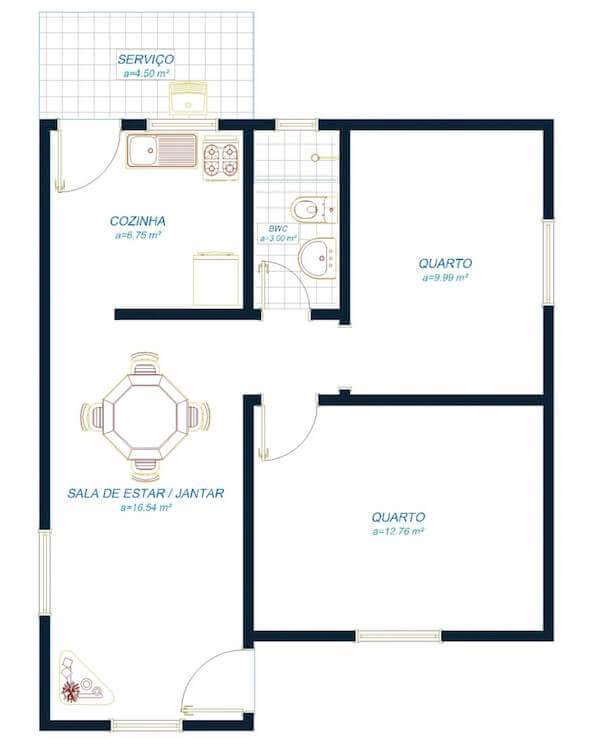
#> input picture planta_baixa.jpg, 590 x 738 px
$ python robot_rrt.py
#> lines starting #> are read from the running program, lines starting #| are printed output that depends on the picture; after the words box and inside, x2 and y2 are one past the last pixel; in counts of white or black regions, pixels touching at a corner belong together
### rrt.py
"""
RRT_2D
@author: huiming zhou
"""

import os
import sys
import math
import numpy as np
import matplotlib.pyplot as plt
import matplotlib.patches as patches
import os
import sys
import cv2

OBSTACLE = 255
FREE_SPACE = 0

STEP_LEN = 50
SAMPLE_RATE = .01
ITER_MAX = 1000
# iter_max

class Env:
    def __init__(self):
        self.img = cv2.imread('robotmap.png', 0)
        self.img = cv2.bitwise_not(self.img)
        self.x_range = (0,self.img.shape[1])
        self.y_range = (0,self.img.shape[0])

# [101 lines of commented-out code are left out]

class Utils:
    def __init__(self):
        self.env = Env()

        self.delta = 0.5

    def is_collision(self, start, end):
        test = np.zeros((self.env.img.shape), dtype=np.uint8)
        test = cv2.line(test, (int(start.x),int(start.y)), (int(end.x),int(end.y)), 255, lineType=cv2.LINE_AA)
        img = cv2.bitwise_not(self.env.img)
        result = cv2.bitwise_and(img, img, mask=test)
        if 255 in result:
            return True

        return False


class Node:
    def __init__(self, n):
        self.x = n[0]
        self.y = n[1]
        self.parent = None


class Rrt:
    def __init__(self, s_start, s_goal, step_len, goal_sample_rate, iter_max):
        self.s_start = Node(s_start)
        self.s_goal = Node(s_goal)
        self.step_len = step_len
        self.goal_sample_rate = goal_sample_rate
        self.iter_max = iter_max
        self.vertex = [self.s_start]

        self.env = Env()
        # self.plotting = Plotting(s_start, s_goal)
        self.utils = Utils()

        self.x_range = self.env.x_range
        self.y_range = self.env.y_range

    def planning(self):
        # print("z")
        for i in range(self.iter_max):
            node_rand = self.generate_random_node(self.goal_sample_rate)
            node_near = self.nearest_neighbor(self.vertex, node_rand)
            node_new = self.new_state(node_near, node_rand)

            if node_new and not self.utils.is_collision(node_near, node_new):
                self.vertex.append(node_new)
                dist, _ = self.get_distance_and_angle(node_new, self.s_goal)

                if dist <= self.step_len:
                    self.new_state(node_new, self.s_goal)
                    # print(i)
                    return self.extract_path(node_new)

        return None

    def generate_random_node(self, goal_sample_rate):
        delta = self.utils.delta

        if np.random.random() > goal_sample_rate:
            # print("inside")
            return Node((np.random.uniform(self.x_range[0], self.x_range[1]),
                         np.random.uniform(self.y_range[0], self.y_range[1])))

        return self.s_goal

    @staticmethod
    def nearest_neighbor(node_list, n):
        # print(len(node_list))
        return node_list[int(np.argmin([math.hypot(nd.x - n.x, nd.y - n.y)
                                        for nd in node_list]))]

    def new_state(self, node_start, node_end):
        dist, theta = self.get_distance_and_angle(node_start, node_end)

        dist = min(self.step_len, dist)
        node_new = Node((node_start.x + dist * math.cos(theta),
                         node_start.y + dist * math.sin(theta)))
        node_new.parent = node_start

        return node_new

    def extract_path(self, node_end):
        path = [(self.s_goal.x, self.s_goal.y)]
        node_now = node_end

        while node_now.parent is not None:
            node_now = node_now.parent
            path.append((node_now.x, node_now.y))

        return path

    @staticmethod
    def get_distance_and_angle(node_start, node_end):
        dx = node_end.x - node_start.x
        dy = node_end.y - node_start.y
        return math.hypot(dx, dy), math.atan2(dy, dx)


# [17 lines of commented-out code are left out]

### robot_rrt.py
import cv2
import numpy as np
from matplotlib import pyplot as plt
from math import atan2,degrees,sin,cos,radians
import rrt
import os
# https://github.com/PavanproJack/Mobile-Robotics-Repository
clear = lambda: os.system('clear')


class Perceptions:
    imageMap = np.zeros(0)

    def initMap(self, imShape):
        self.imageMap = np.zeros(imShape.shape, dtype=np.uint8)

    def getWhitePoints(self,contours):
        dots = np.zeros(0)
        for contour in contours:
            dots = np.append(dots,(contour))
        dots = np.reshape(dots,(-1,2))
        return dots

    def AngleBtw2Points(self,pointA, pointB):
        changeInY = pointB[1] - pointA[1]
        changeInX = pointB[0] - pointA[0]
        theta = degrees(atan2(changeInY,changeInX))
        theta = (theta + 360) % 360
        return float("{:.2f}".format(theta))

    def DistBtw2Points(self,pointA, pointB):
        temp = pointB - pointA
        rho = np.linalg.norm(temp)
        return float("{:.2f}".format(rho))

    def Cartesian2Polar(self, pointB, pointA):
        pointA = np.asarray(pointA)
        pointB = np.asarray(pointB)
        rho = self.DistBtw2Points(pointA, pointB)
        theta = self.AngleBtw2Points(pointA, pointB)
        # print(theta)
        return np.asarray((rho,theta))

    def Polar2Cartesian(self, Polar):
        rho = Polar[0]
        theta = Polar[1]
        x = float("{:.2f}".format(rho*cos(radians(theta))))
        y = float("{:.2f}".format(rho*sin(radians(theta))))
        return np.asarray((x,y))

    def Preprocess(self, polarDots):
        cartDots = np.zeros(0)
        polarTheta = np.around( polarDots[:,1] )
        processedDots = np.full(360, -1)
        for i in range(polarTheta.shape[0]):
            if(polarTheta[i] == 360):
                polarTheta[i] = 0
            if(processedDots[int(polarTheta[i])] == -1):
                processedDots[int(polarTheta[i])] = polarDots[i,0]
            elif (polarDots[i,0] < processedDots[int(polarTheta[i])]):
                processedDots[int(polarTheta[i])] = polarDots[i,0]

        for i in range(360):
            if(processedDots[i] != -1):
                cart = self.Polar2Cartesian((processedDots[i],i))
                cartDots = np.append(cartDots, cart)
        cartDots = np.reshape(cartDots, (-1,2))
        return cartDots

    # [8 lines of commented-out code are left out]

    def Extract_imagePoins(self,planta,initial_point):
        lin = initial_point[0]
        col = initial_point[1]
        cont = 10

        alldots=np.zeros(0)
        while cont < max(col, lin, (planta.shape[1]-col), (planta.shape[0]-lin)): # distância até a borda mais próxima

            white = np.zeros((planta.shape), dtype=np.uint8)
            white = cv2.circle(white, (col,lin), cont, 255, -1)
            white = cv2.circle(white, (col,lin), (cont-2), 0, -1)

            cont += 5
            showimg = cv2.bitwise_and(planta,planta, mask = white)
            contours, _ = cv2.findContours(showimg,cv2.RETR_EXTERNAL,cv2.CHAIN_APPROX_NONE)
            alldots = np.append(alldots, self.getWhitePoints(contours))
        alldots = np.reshape(alldots, (-1,2))
        return alldots


    def Readings_Sim(self, planta, initial_point):
        alldots=np.zeros(0)
        polarDots=np.zeros(0)
        initial_point = np.asarray(initial_point)
        alldots = self.Extract_imagePoins(planta, initial_point)
        y0 = initial_point[0]
        x0 = initial_point[1]
        for (x,y) in alldots:   # x = coluna y = linha
            polar = self.Cartesian2Polar((x,y),(x0,y0))
            polarDots = np.append(polarDots, polar)
        polarDots = np.reshape(polarDots, (-1,2))

        return polarDots

    def UpdateMap(self,planta, initial_point):
        polarDots = np.zeros(0)
        cartDots = np.zeros(0)
        polarDots = self.Readings_Sim(planta,(initial_point))
        cartDots = self.Preprocess(polarDots)
        # PlotMap(cartDots,img.shape,(y0,x0))
        # self.imageMap = np.zeros(planta.shape)
        y0 = initial_point[0]
        x0 = initial_point[1]
        for (x,y) in cartDots:
            self.imageMap = cv2.circle(self.imageMap, (int(x + x0),int(y + y0)), 2, 255, -1)
        # [5 lines of commented-out code are left out]

class Robot:
    w = 0
    x_robot = 0
    y_robot = 0
    theta = 0
    robotMap = Perceptions()

    def UpdateMap(self, planta):
        self.robotMap.UpdateMap(planta, (int(self.y_robot),int(self.x_robot)))
        cv2.imwrite("robotmap.png", self.robotMap.imageMap)

    def setValues(self, planta, w=0.5, x=0, y=0, theta=0):
        self.w = w
        self.x_robot = x
        self.y_robot = y
        self.theta = theta
        self.robotMap.initMap(planta)

    def checkValidPosition(self):
        invalid_flag = False
        if(self.x_robot > self.robotMap.imageMap.shape[1] or self.x_robot < 0):
            print("Invalid x_robot")
            invalid_flag = True
        if(self.y_robot > self.robotMap.imageMap.shape[0] or self.y_robot < 0):
            print("Invalid y_robot")
            invalid_flag = True
        if(invalid_flag):
            quit()

    def UpdateRobotPosition(self, vr, vl, t):
        #Straight Line Trajectory
        if(vr == vl):
            self.x_robot = self.x_robot + round(vr*t*cos(radians(self.theta)))
            self.y_robot = self.y_robot + round(vr*t*sin(radians(self.theta)))
        # Spin in Place
        elif ((vr + vl) == 0):
            if(vr > 0):
                self.theta = (self.theta + (2*vr*t)/self.w)%360
            else:
                self.theta = (self.theta + (2*vl*t)/self.w)%360
        self.checkValidPosition()

    def PlotMap(self, path=None):
        temp = self.robotMap.imageMap.copy()
        x,y = self.robotMap.Polar2Cartesian((20,-(self.theta)))
        x,y = int(x), int(y)
        x0,y0 = int(self.x_robot), int(self.y_robot)
        temp = cv2.arrowedLine(temp, (x0,y0), (x0+x, y0+y), 255, 3, line_type = cv2.LINE_AA, tipLength=1)
        if(path != None):
            for i in range(len(path)-1):
                origem = (int(path[i][0]),int(path[i][1]))
                dest = (int(path[i+1][0]),int(path[i+1][1]))
                temp = cv2.line(temp, origem, dest, 255, lineType=cv2.LINE_AA)
        plt.imshow(temp,'gray'),plt.show()

    def is_collision(self, start, end):
        test = np.zeros((self.robotMap.imageMap.shape), dtype=np.uint8)
        test = cv2.line(test, start, end, 255, lineType=cv2.LINE_AA)
        result = cv2.bitwise_and(self.robotMap.imageMap, self.robotMap.imageMap, mask=test)
        if 255 in result:
            return True
        return False


class Controller:
    img = np.zeros(0)
    path = None
    path_update_cnt = 0
    traveled_path = []
    time_total = 0
    time_step = 0
    std_speed = 10
    robot = Robot()
    start_x = 300
    start_y = 500
    goal = (200,100)
    rrt = 0
    def __init__(self):
        self.img = cv2.imread('planta_baixa.jpg',0)
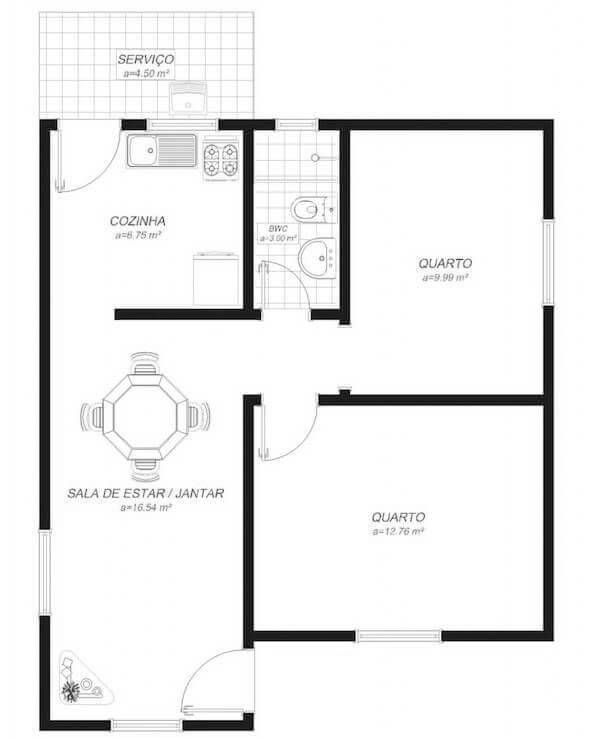
#> self.img: shape (738, 590); min 0, max 255, mean 236.5
        _,planta  = cv2.threshold(self.img,80,255,cv2.THRESH_BINARY_INV)
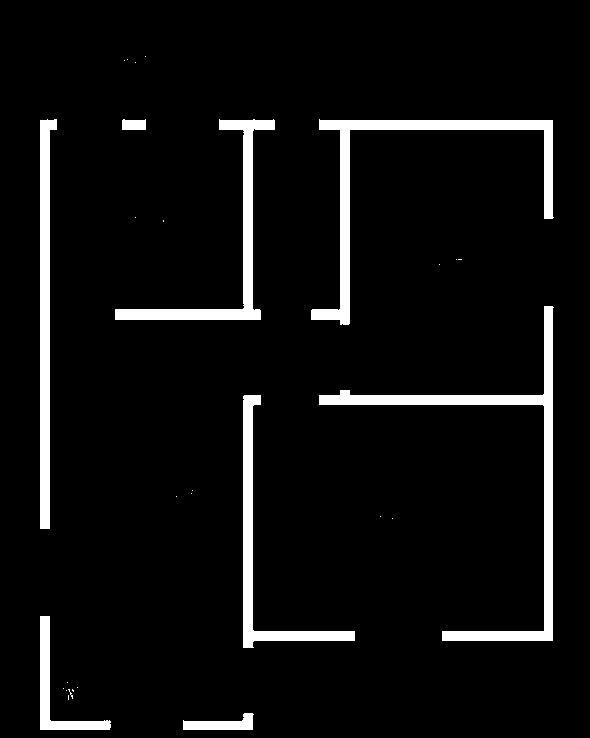
#> planta: shape (738, 590); 6% white; 29 white regions (21 under 20 px), largest, box (x1, y1, x2, y2) and area: (319, 306, 554, 641) 6338, (311, 119, 554, 325) 5408, (40, 119, 57, 529) 4164

        kernel = np.ones((5,5),np.uint8)
        self.img = cv2.morphologyEx(planta, cv2.MORPH_OPEN, kernel)
#> self.img: shape (738, 590); 6% white; 8 white regions, largest, box (x1, y1, x2, y2) and area: (319, 306, 553, 641) 6337, (311, 120, 553, 325) 5404, (40, 120, 57, 529) 4160
        self.robot.setValues(self.img, x=self.start_x, y=self.start_y)

    def checkPosition(self, next_step):
        delta = 1
        delta_x = np.abs(next_step[0] - self.robot.x_robot)
        delta_y = np.abs(next_step[1] - self.robot.y_robot)
        if(delta_x <= 1):
            if(delta_y <= 1):
                return True
        return False

    def summary(self):
        clear()
        print("         ###############		SUMMARY		###############")
        print("PATH ALG	        :	", "RRT")
        print("START POINT      :	", (self.start_x, self.start_y))
        print("GOAL POINT       :	", self.goal)
        print("TRAVEL TIME      :	", np.around(self.time_total))
        print("PATH UPDATES     :	", self.path_update_cnt)
        print("STEPS            :	", len(self.traveled_path))


    def UpdateRobotPosition(self, start, next_step):
        while(not self.checkPosition(next_step)):
            polar = self.robot.robotMap.Cartesian2Polar(next_step, start)
            dist = int(polar[0])
            angle = int(polar[1])
            # print(angle - self.robot.theta)
            print(start, next_step, dist, angle)
            vr, vl, t = self.gerPar(dist, angle)
            self.robot.UpdateRobotPosition(vr, vl, t)
            self.time_step += t
            print("state: ",self.robot.x_robot, self.robot.y_robot, self.robot.theta)

    def gerPar(self, dist, angle):
        if(angle == self.robot.theta):
            print("str line", dist)
            vr = vl = self.std_speed
            t = dist/self.std_speed
        else:
            # delta teta é positivo ou negativo?
            #  é maior ou menor que 180??
            print("spin")
            vr = self.std_speed
            vl = -self.std_speed
            t = (np.abs(angle - self.robot.theta) * self.robot.w)/np.abs(2*vr)
        return vr, vl, t

    def Loop(self):
        # self.robot.UpdateMap(self.img)
        # self.robot.PlotMap()
        while(True):
            self.robot.UpdateMap(self.img)
            self.robot.PlotMap(self.path)
            if self.path == None:
                self.rrt = rrt.Rrt((self.robot.x_robot, self.robot.y_robot), self.goal, rrt.STEP_LEN, rrt.SAMPLE_RATE, rrt.ITER_MAX)
                self.path = self.rrt.planning()
                self.path_update_cnt += 1
                self.path.reverse()
                print(self.path)
                # self.robot.PlotMap(self.path)

            else:
                if(len(self.path) < 2):
                    self.path = None
                else:
                    self.path.pop(0)
                    start = (int(self.robot.x_robot), int(self.robot.y_robot))
                    # if(len(self.path > )s)
                    next_step = (int(self.path[0][0]), int(self.path[0][1]))

                    if (not self.robot.is_collision(start,next_step)):
                        self.UpdateRobotPosition(start, next_step)
                        if(self.checkPosition(next_step)):
                            self.time_total += self.time_step
                            self.traveled_path.append(next_step)
                            # self.path.pop(0)
                            if(self.checkPosition(self.goal)):
                                self.summary()
                                print("sucess")
                                break
                    else:
                        print("Colision")
                        self.path = None
#> this loop made 18 passes
#> pass 1, in UpdateMap, `cv2.imwrite("robotmap.png", self.robotMap.imageMap)`:
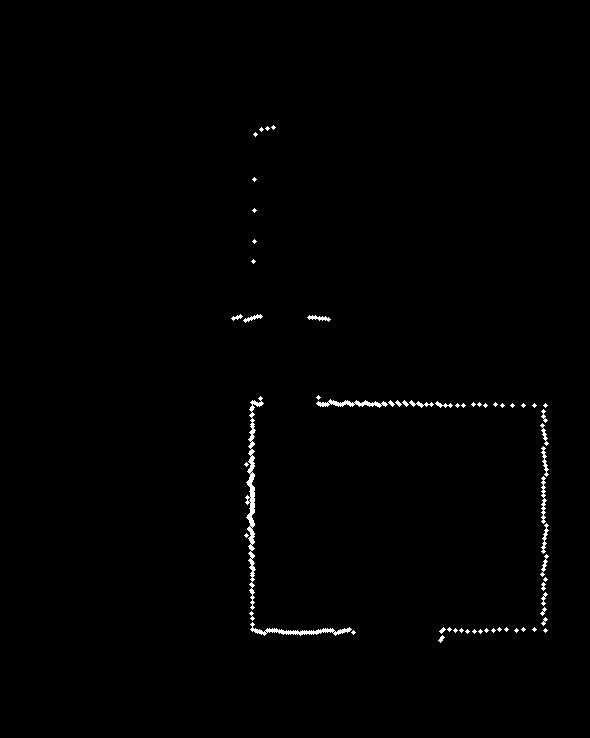
#> saved as robotmap.png: shape (738, 590); 0.73% white; 62 white regions (38 under 20 px), largest, box (x1, y1, x2, y2) and area: (245, 396, 264, 610) 917, (250, 622, 352, 636) 411, (316, 399, 388, 408) 290
#> pass 1, in PlotMap, `plt.imshow(temp,'gray'),plt.show()`:
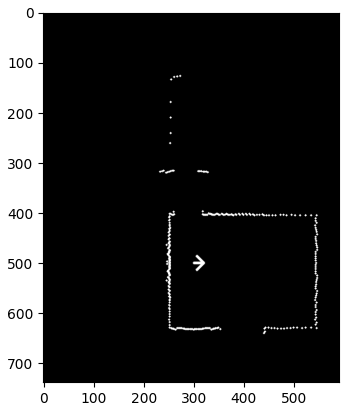
#> figure drawn by matplotlib, 1 panel
#> after the loop, self.path_update_cnt = 3; self.time_total = 990.1


c = Controller()
c.Loop()
# [14 lines of commented-out code are left out]
